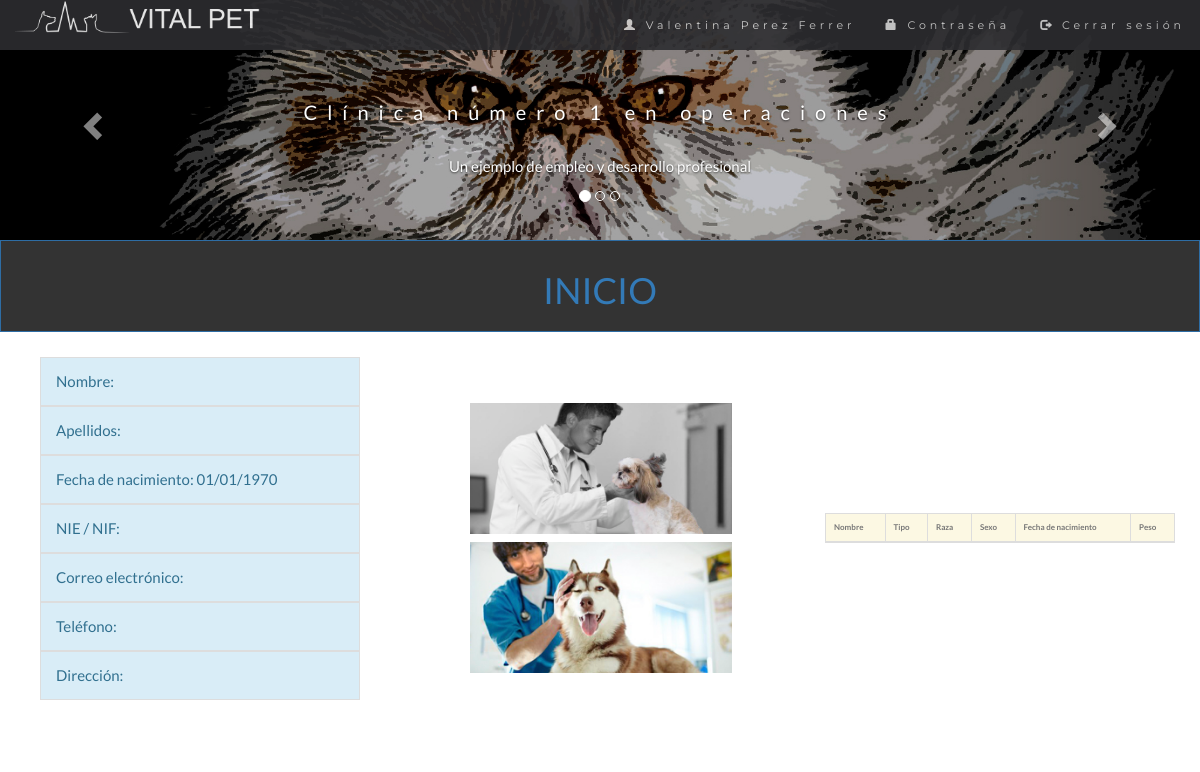
The page /VISTA/CLIENTE/vistaPerfilDelCliente.php (signed in) on the database as committed earlier.
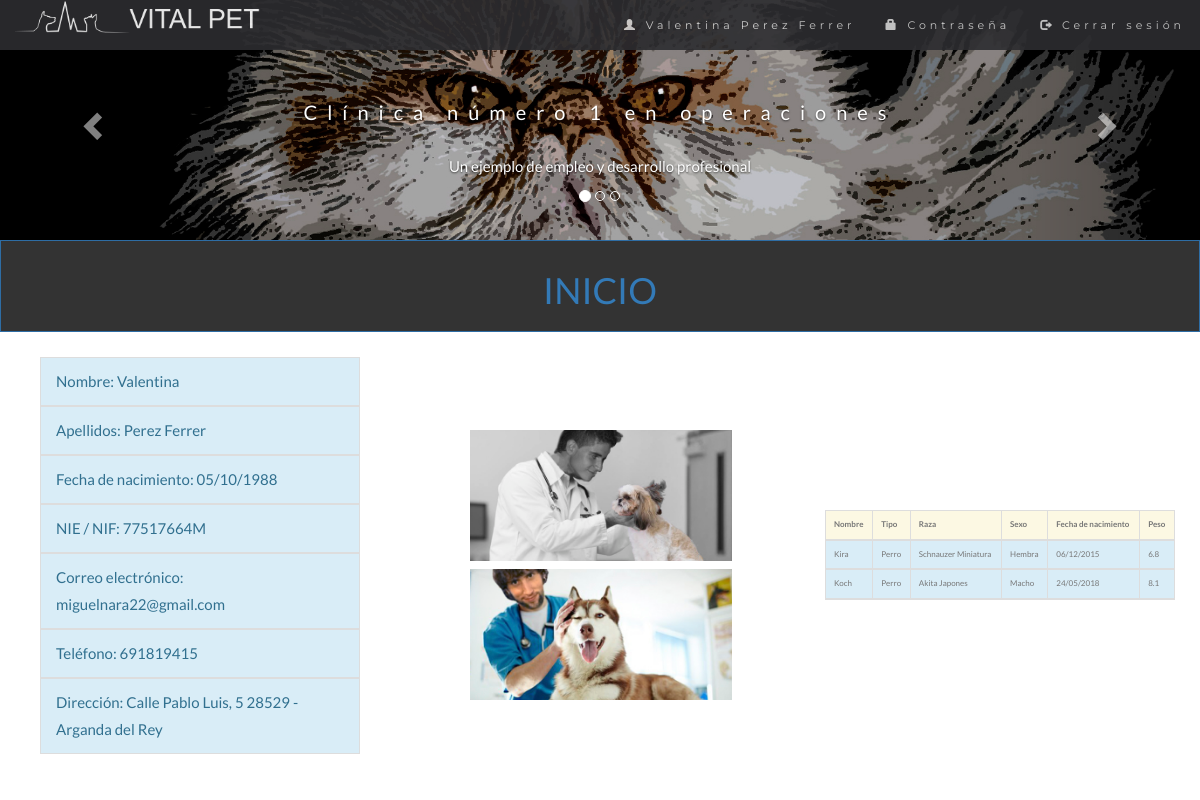
The same page on the database as committed later.
### tables this page shows
CREATE TABLE `usuarios` (
  `id_usuario` int(11) NOT NULL,
  `nombre_usuario` varchar(100) NOT NULL,
  `apellidos_usuario` varchar(100) NOT NULL,
  `dni_usuario` varchar(9) NOT NULL,
  `telefono_usuario` int(11) NOT NULL,
  `correo_usuario` varchar(100) NOT NULL,
  `fecna_usuario` date NOT NULL,
  `direccion_usuario` varchar(500) NOT NULL,
  `rol_usuario` varchar(20) NOT NULL,
  `pass_usuario` varchar(2000) NOT NULL
);

CREATE TABLE `mascotas` (
  `id_mascota` int(11) NOT NULL,
  `id_cliente` int(11) NOT NULL,
  `nombre_mascota` varchar(50) NOT NULL,
  `tipo_mascota` varchar(50) NOT NULL,
  `raza_mascota` varchar(50) NOT NULL,
  `sexo_mascota` varchar(50) NOT NULL,
  `fecna_mascota` date DEFAULT NULL,
  `peso_mascota` float NOT NULL
);

### BBDD/model.php (called while the page is built, shortened)
<?php
    class Model {
        private $conexion;
        function __construct ($host, $user, $pass, $nombreBase){
            $this->conexion = new mysqli($host, $user, $pass);
                $this->conexion->set_charset("utf8");
        }
        public function ejecutarConsulta($consulta){
            $resultado = null;
            if(isset($this->conexion)){
                $resultado = $this->conexion->stmt_init();
                $resultado->prepare($consulta);
                $resultado->execute();
            }
            return $resultado;
        }
        public function devolverConsultaArray($consulta){
            $resultadoConsulta = $this->ejecutarConsulta($consulta);
            $total = null;
                if($resultadoConsulta){
                    $resultado = $resultadoConsulta->get_result();
                }
                if($resultado){
                    $fila = $resultado->fetch_array();
                    while ($fila != null){
                        $total[] = $fila;
                        $fila = $resultado->fetch_array();
                    }
                }
                return $total;
        }
        public function visualizarMascotasClientes($id){
            $consulta = "SELECT usuarios.id_usuario, usuarios.nombre_usuario, usuarios.apellidos_usuario, usuarios.dni_usuario, usuarios.telefono_usuario,
            usuarios.correo_usuario, usuarios.fecna_usuario, usuarios.direccion_usuario, mascotas.nombre_mascota, mascotas.tipo_mascota,
            mascotas.raza_mascota, mascotas.peso_mascota, mascotas.sexo_mascota, mascotas.fecna_mascota, mascotas.peso_mascota
            FROM mascotas
            INNER JOIN usuarios
            ON mascotas.id_cliente = usuarios.id_usuario
            WHERE usuarios.id_usuario = $id";
            $resultado = $this->devolverConsultaArray($consulta);
            return $resultado;
        }
    }
?>

### VISTA/CLIENTE/vistaPerfilDelCliente.php (the view, shortened to what the changed rows need)
<!DOCTYPE html>
<html lang="es">
  <head>
      <link rel="stylesheet" href="https://maxcdn.bootstrapcdn.com/bootstrap/3.4.0/css/bootstrap.min.css">
      <link rel="stylesheet" type="text/css" href="../../CSS/estiloClienteIndex.css">
      <link rel="stylesheet" type="text/css" href="../../CSS/estiloVistaCliente.css">
  </head>
  <body id="myPage" data-spy="scroll" data-target=".navbar" data-offset="50">
    <?php
      echo"<button type='button' class='btn btn-primary btn-block botondesktop'><a href='../CLIENTE/index.php'><h1>INICIO</h1></a></button>";
    ?>
<div class="row papaMascota">
    <?php
        require_once '../../BBDD/model.php';
        $conexion = new Model(Config::$host, Config::$user, Config::$pass, Config::$nombreBase);
        $cliente = $conexion->visualizarMascotasClientes($_SESSION["id_usuario"]);
    ?>
        <div class='col-12 col-xs-12 col-md-4 clienteMascota'>
          <ul class='list-group'>
            <div class='row margen'>
                <div class='col-12 col-sm-12 col-md-12  col-lg-12'>
                        <li class='list-group-item list-group-item-action list-group-item-info'>Nombre: <?= $cliente[0]['nombre_usuario']?></li>
                </div>
                <div class='col-12 col-sm-12 col-md-12  col-lg-12'>
                      <li class='list-group-item list-group-item-action list-group-item-info'>Apellidos: <?= $cliente[0]['apellidos_usuario']?></li>
                </div>
                <div class='col-12 col-sm-12 col-md-12  col-lg-12'>
                        <li class='list-group-item list-group-item-action list-group-item-info'>Fecha de nacimiento: <?= date("d/m/Y", strtotime($cliente[0]['fecna_usuario']))?></li>
                </div>
                <div class='col-12 col-sm-12 col-md-12  col-lg-12'>
                      <li class='list-group-item list-group-item-action list-group-item-info'>NIE / NIF: <?= $cliente[0]['dni_usuario']?></li>
                </div>
                <div class='col-12 col-sm-12 col-md-12  col-lg-12'>
                      <li class='list-group-item list-group-item-action list-group-item-info'>Correo electrónico: <?= $cliente[0]['correo_usuario']?></li>
                </div>
                <div class='col-12 col-sm-12 col-md-12  col-lg-12'>
                      <li class='list-group-item list-group-item-action list-group-item-info'>Teléfono: <?= $cliente[0]['telefono_usuario']?></li>
                </div>
                <div class='col-12 col-sm-12 col-md-12  col-lg-12'>
                      <li class='list-group-item list-group-item-action list-group-item-info'>Dirección: <?= $cliente[0]['direccion_usuario']?></li>
                </div>
              </div>
            </ul>
          </div>
          <?php
             echo"<div class='col-12 col-xs-12 col-md-4 clienteMascota'>
             <table class = 'table table-bordered table-dark'>
               <thead>
                 <tr class='warning'>
                    <th>Nombre</th>
                    <th>Tipo</th>
                    <th>Raza</th>
                    <th>Sexo</th>
                    <th>Fecha de nacimiento</th>
                    <th>Peso</th>
                  </tr>";
                       foreach($cliente as $mascotas){
                          echo "
                          <tr class='info'>
                            <td>".$mascotas["nombre_mascota"]."</td>
                            <td>".$mascotas["tipo_mascota"]."</td>
                            <td>".$mascotas["raza_mascota"]."</td>
                            <td>".$mascotas["sexo_mascota"]."</td>
                            <td>".date("d/m/Y", strtotime($mascotas["fecna_mascota"]))."</td>
                            <td>".$mascotas["peso_mascota"]."</td>
                          </tr>";}
            ?>
                 </table>
              </div>
            </div>
  </body>
</html>

Rows that differ between the two databases and show on the page:
now on this page (row edited): usuarios: nombre_usuario "Valentina", apellidos_usuario "Perez Ferrer", fecna_usuario "05/10/1988", dni_usuario "77517664M", correo_usuario "miguelnara22@gmail.com", telefono_usuario "691819415", direccion_usuario "Calle Pablo Luis, 5 28529 - Arganda del Rey"
now on this page (row edited): mascotas: nombre_mascota "Kira", tipo_mascota "Perro", raza_mascota "Schnauzer Miniatura", sexo_mascota "Hembra", fecna_mascota "06/12/2015", peso_mascota "6.8"
now on this page (row edited): mascotas: nombre_mascota "Koch", tipo_mascota "Perro", raza_mascota "Akita Japones", sexo_mascota "Macho", fecna_mascota "24/05/2018", peso_mascota "8.1"
Other text that changed with them:
date("d/m/Y", strtotime($cliente[0]['fecna_usuario'])): "01/01/1970" → (not shown)
